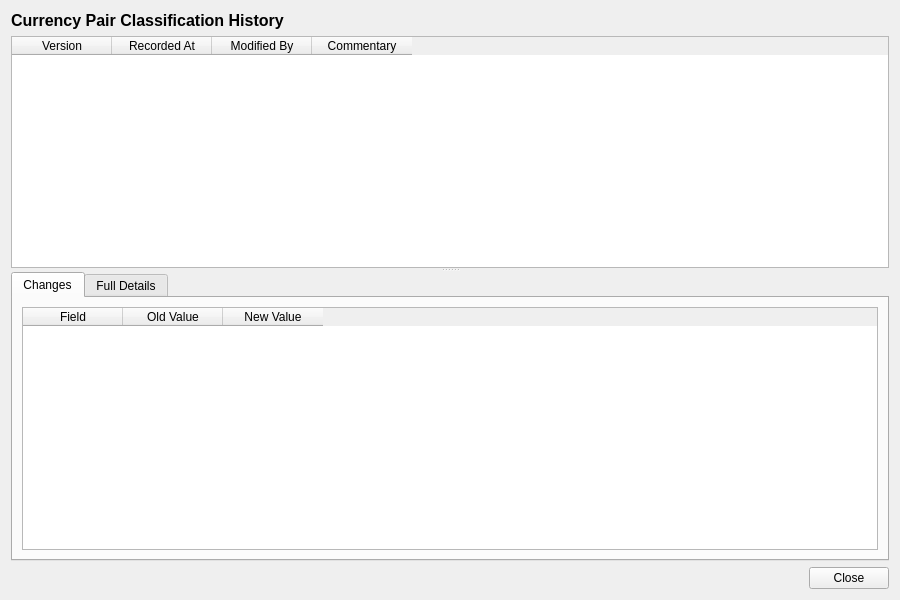
<?xml version="1.0" encoding="UTF-8"?>
<ui version="4.0">
 <class>CurrencyPairClassificationHistoryDialog</class>
 <widget class="QWidget" name="CurrencyPairClassificationHistoryDialog">
  <property name="geometry">
   <rect>
    <x>0</x>
    <y>0</y>
    <width>900</width>
    <height>600</height>
   </rect>
  </property>
  <property name="windowTitle">
   <string>Currency Pair Classification History</string>
  </property>
  <layout class="QVBoxLayout" name="verticalLayout">
   <item>
    <widget class="QLabel" name="titleLabel">
     <property name="font">
      <font>
       <pointsize>12</pointsize>
       <bold>true</bold>
      </font>
     </property>
     <property name="text">
      <string>Currency Pair Classification History</string>
     </property>
    </widget>
   </item>
   <item>
    <widget class="QSplitter" name="splitter">
     <property name="orientation">
      <enum>Qt::Vertical</enum>
     </property>
     <widget class="QTableWidget" name="versionListWidget">
      <property name="minimumHeight">
       <number>150</number>
      </property>
      <property name="maximumHeight">
       <number>250</number>
      </property>
      <property name="alternatingRowColors">
       <bool>true</bool>
      </property>
      <property name="editTriggers">
       <set>QAbstractItemView::NoEditTriggers</set>
      </property>
      <property name="selectionMode">
       <enum>QAbstractItemView::SingleSelection</enum>
      </property>
      <property name="selectionBehavior">
       <enum>QAbstractItemView::SelectRows</enum>
      </property>
      <column>
       <property name="text">
        <string>Version</string>
       </property>
      </column>
      <column>
       <property name="text">
        <string>Recorded At</string>
       </property>
      </column>
      <column>
       <property name="text">
        <string>Modified By</string>
       </property>
      </column>
      <column>
       <property name="text">
        <string>Commentary</string>
       </property>
      </column>
     </widget>
     <widget class="QWidget" name="detailWidget">
      <layout class="QVBoxLayout" name="detailLayout">
       <property name="leftMargin">
        <number>0</number>
       </property>
       <property name="topMargin">
        <number>0</number>
       </property>
       <property name="rightMargin">
        <number>0</number>
       </property>
       <property name="bottomMargin">
        <number>0</number>
       </property>
       <item>
        <widget class="QTabWidget" name="tabWidget">
         <property name="currentIndex">
          <number>0</number>
         </property>
         <widget class="QWidget" name="changesTab">
          <attribute name="title">
           <string>Changes</string>
          </attribute>
          <layout class="QVBoxLayout" name="changesTabLayout">
           <item>
            <widget class="QTableWidget" name="changesTableWidget">
             <property name="editTriggers">
              <set>QAbstractItemView::NoEditTriggers</set>
             </property>
             <property name="alternatingRowColors">
              <bool>true</bool>
             </property>
             <property name="selectionMode">
              <enum>QAbstractItemView::SingleSelection</enum>
             </property>
             <property name="selectionBehavior">
              <enum>QAbstractItemView::SelectRows</enum>
             </property>
             <column>
              <property name="text">
               <string>Field</string>
              </property>
             </column>
             <column>
              <property name="text">
               <string>Old Value</string>
              </property>
             </column>
             <column>
              <property name="text">
               <string>New Value</string>
              </property>
             </column>
            </widget>
           </item>
          </layout>
         </widget>
         <widget class="QWidget" name="fullDetailsTab">
          <attribute name="title">
           <string>Full Details</string>
          </attribute>
          <layout class="QVBoxLayout" name="fullDetailsTabLayout">
           <item>
            <widget class="QScrollArea" name="scrollArea">
             <property name="widgetResizable">
              <bool>true</bool>
             </property>
             <widget class="QWidget" name="scrollAreaWidgetContents">
              <property name="geometry">
               <rect>
                <x>0</x>
                <y>0</y>
                <width>560</width>
                <height>450</height>
               </rect>
              </property>
              <layout class="QFormLayout" name="formLayout">
               <item row="0" column="0">
                <widget class="QLabel" name="codeLabel">
                 <property name="text">
                  <string>Code:</string>
                 </property>
                </widget>
               </item>
               <item row="0" column="1">
                <widget class="QLabel" name="codeValue">
                 <property name="text">
                  <string/>
                 </property>
                </widget>
               </item>
               <item row="1" column="0">
                <widget class="QLabel" name="nameLabel">
                 <property name="text">
                  <string>Name:</string>
                 </property>
                </widget>
               </item>
               <item row="1" column="1">
                <widget class="QLabel" name="nameValue">
                 <property name="text">
                  <string/>
                 </property>
                </widget>
               </item>
               <item row="2" column="0">
                <widget class="QLabel" name="descriptionLabel">
                 <property name="text">
                  <string>Description:</string>
                 </property>
                </widget>
               </item>
               <item row="2" column="1">
                <widget class="QLabel" name="descriptionValue">
                 <property name="text">
                  <string/>
                 </property>
                 <property name="wordWrap">
                  <bool>true</bool>
                 </property>
                </widget>
               </item>
               <item row="3" column="0">
                <widget class="QLabel" name="versionNumberLabel">
                 <property name="text">
                  <string>Version:</string>
                 </property>
                </widget>
               </item>
               <item row="3" column="1">
                <widget class="QLabel" name="versionNumberValue">
                 <property name="text">
                  <string/>
                 </property>
                </widget>
               </item>
               <item row="4" column="0">
                <widget class="QLabel" name="modifiedByLabel">
                 <property name="text">
                  <string>Modified By:</string>
                 </property>
                </widget>
               </item>
               <item row="4" column="1">
                <widget class="QLabel" name="modifiedByValue">
                 <property name="text">
                  <string/>
                 </property>
                </widget>
               </item>
               <item row="5" column="0">
                <widget class="QLabel" name="recordedAtLabel">
                 <property name="text">
                  <string>Recorded At:</string>
                 </property>
                </widget>
               </item>
               <item row="5" column="1">
                <widget class="QLabel" name="recordedAtValue">
                 <property name="text">
                  <string/>
                 </property>
                </widget>
               </item>
               <item row="6" column="0">
                <widget class="QLabel" name="changeCommentaryLabel">
                 <property name="text">
                  <string>Change Commentary:</string>
                 </property>
                </widget>
               </item>
               <item row="6" column="1">
                <widget class="QLabel" name="changeCommentaryValue">
                 <property name="text">
                  <string/>
                 </property>
                 <property name="wordWrap">
                  <bool>true</bool>
                 </property>
                </widget>
               </item>
              </layout>
             </widget>
            </widget>
           </item>
          </layout>
         </widget>
        </widget>
       </item>
      </layout>
     </widget>
    </widget>
   </item>
   <item>
    <layout class="QHBoxLayout" name="buttonLayout">
     <item>
      <spacer name="horizontalSpacer">
       <property name="orientation">
        <enum>Qt::Horizontal</enum>
       </property>
       <property name="sizeHint" stdset="0">
        <size><width>40</width><height>20</height></size>
       </property>
      </spacer>
     </item>
     <item>
      <widget class="QPushButton" name="closeButton">
       <property name="text">
        <string>Close</string>
       </property>
      </widget>
     </item>
    </layout>
   </item>
  </layout>
 </widget>
 <resources/>
 <connections/>
</ui>
